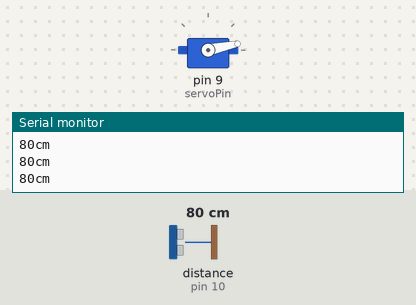
This sketch was run on a simulated Arduino Uno, built with avr-gcc and run on an emulated ATmega328P. Shown: servo, the last lines printed to the serial monitor. Wiring (inferred from the names in the program): ultrasonic range finder: trigger pin 11; echo pin 10. Inputs (shaded band) come from the test bench; at power-on: distance to the obstacle (sensor on pin 10) 80 cm. The echo pulse lasts 58.3 µs per cm.

Above: at 1.2 s.
1.3 s: distance to the obstacle (sensor on pin 10) set to 2 cm
At 2.42 s:
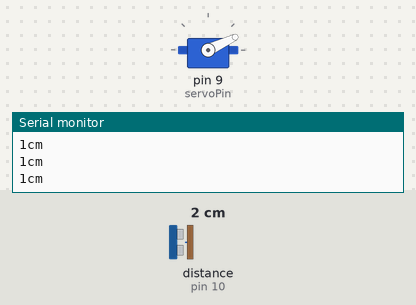
10.3 s: distance to the obstacle (sensor on pin 10) set to 35 cm
At 10.49 s:
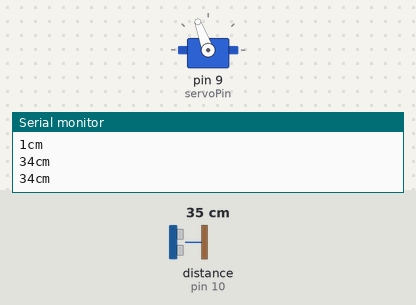
16.3 s: distance to the obstacle (sensor on pin 10) set to 120 cm
At 16.46 s:
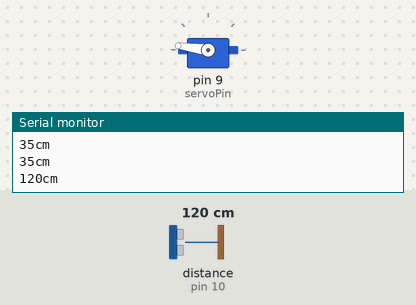
Timing chart, 0 to 25.3 s (numbered marks = the images above; inputs shaded):
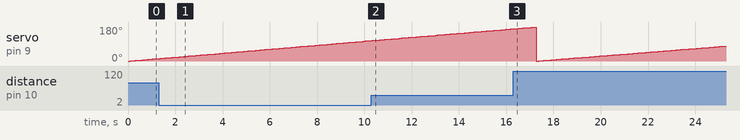

The sketch:

servo.ino
```cpp
//Тестировалось на Arduino IDE 1.0.1
// добавляем библиотеку для работы с сервоприводами
#include <Servo.h>
// для дальнейшей работы назовем 9 пин как servoPin
#define servoPin 9
// 544 это эталонная длина импульса при котором сервопривод должен принять положение 0°
#define servoMinImp 544
// 2400 это эталонная длина импульса при котором сервопривод должен принять положение 180°
#define servoMaxImp 2400
Servo myServo;

const int trigPin = 11;
const int echoPin = 10;

void setup()
{
  myServo.attach(servoPin, servoMinImp, servoMaxImp);
// устанавливаем пин как вывод управления сервоприводом,
// а также для работы сервопривода непосредственно в диапазоне углов от 0 до 180° задаем мин и макс значения импульсов.
// импульсы с большей или меньшей длиной восприниматься не будут.
// для сервоприводов даже одной партии значения длин импульсов могут отличаться, может быть даже и 584-2440.
// поэкспериментируйте и найдите идеальные длины импульсов конкретно для вашего сервопривода.

  Serial.begin(9600);
  pinMode(trigPin, OUTPUT);
  pinMode(echoPin, INPUT);
}
void loop()
{
  // устанавливаем качалку сервопривода в положение 0°(т.к.импульс равен 544мкс)
  int tempServoImp = servoMinImp;
  while(tempServoImp < servoMaxImp){
    myServo.writeMicroseconds(tempServoImp);
    delay(100);
    showDistance();
    tempServoImp += 11;
  }
}

long microsecondsToCentimeters(long microseconds)
{
  // The speed of sound is 340 m/s or 29 microseconds per centimeter.
  // The ping travels out and back, so to find the distance of the
  // object we take half of the distance travelled.
  return microseconds / 29 / 2;
}

void showDistance() {
  long duration, inches, cm;
  digitalWrite(trigPin, LOW);
  delayMicroseconds(2);
  digitalWrite(trigPin, HIGH);
  delayMicroseconds(10);
  digitalWrite(trigPin, LOW);

  duration = pulseIn(echoPin, HIGH);
  cm = microsecondsToCentimeters(duration);

  Serial.print(cm);
  Serial.println("cm");
}
```
